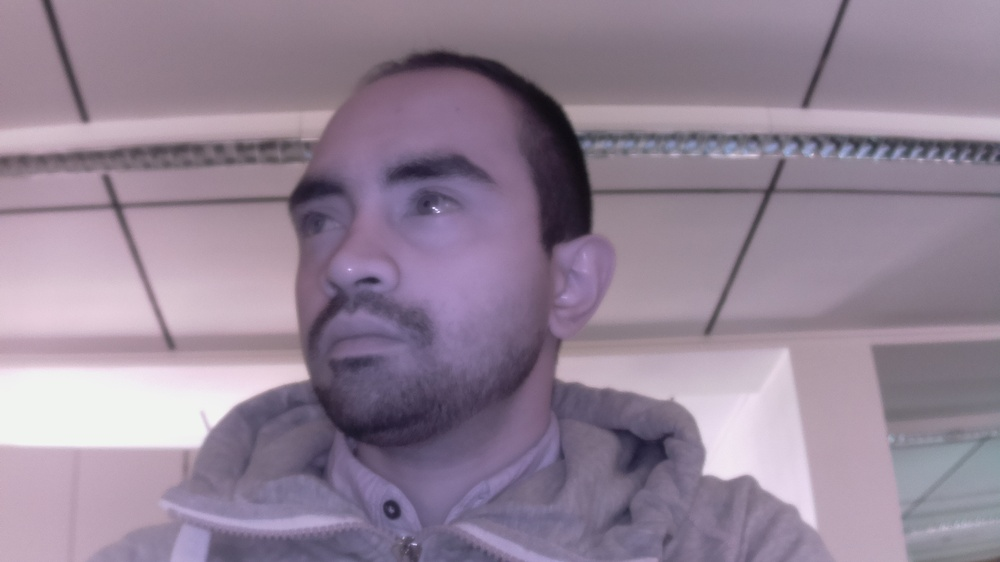
%> input picture eyeDetector/SampleImage3.jpeg, 1000 x 562 px, shrunk from 1920 x 1080 before the run
$ octave --eval "result = cannyEdgeDetector_forEye(imread('../eyeDetector/SampleImage3.jpeg'));"   (GNU Octave 9; MATLAB toolbox functions it lacks are replaced by stand-ins)
%> lines starting %> are read from the running program, lines starting %| are printed output that depends on the picture
function cannyImageOutput = cannyEdgeDetector_forEye(image)
%CANNYEDGEDETECTOR_FORPUPIL Summary of this function goes here
%   Detailed explanation goes here
gray = rgb2gray(image);
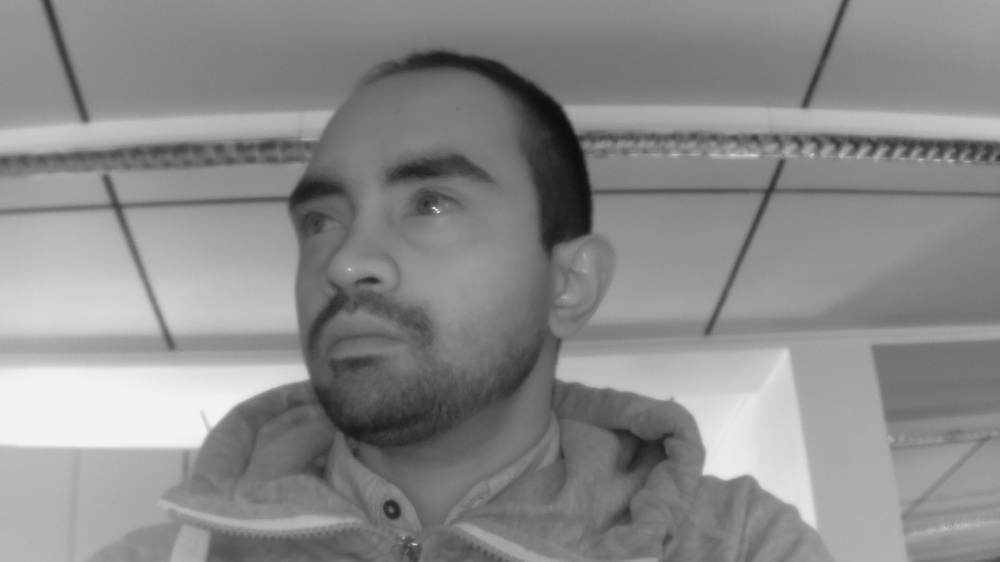
%> gray: size 562x1000 uint8; min 13, max 245, mean 138.6
cannyImageOutput = edge(gray,'Canny');
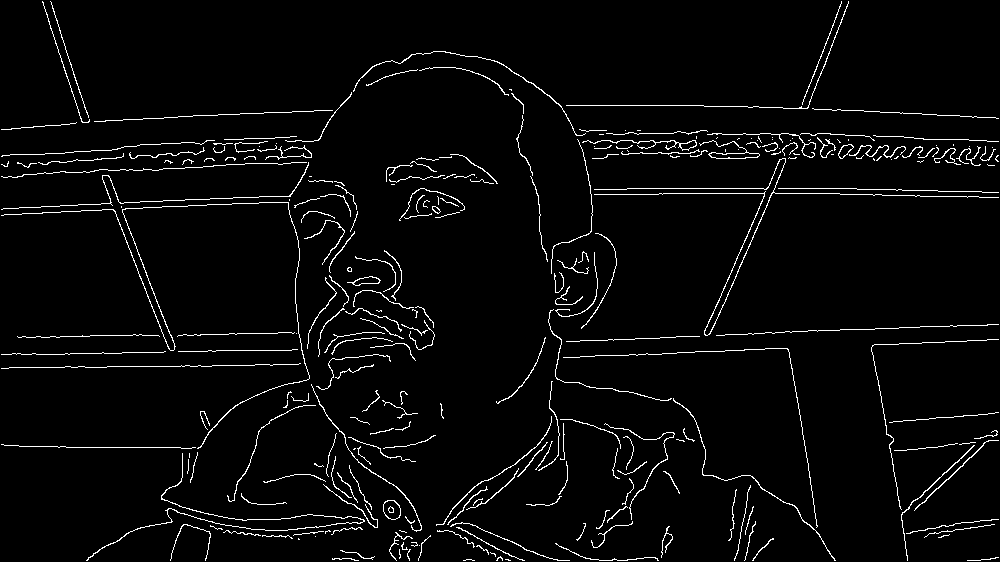
%> cannyImageOutput: size 562x1000 logical; 3.4% white in thin lines or dots

end

$ run again, on eyeDetector/SampleImage4.jpeg
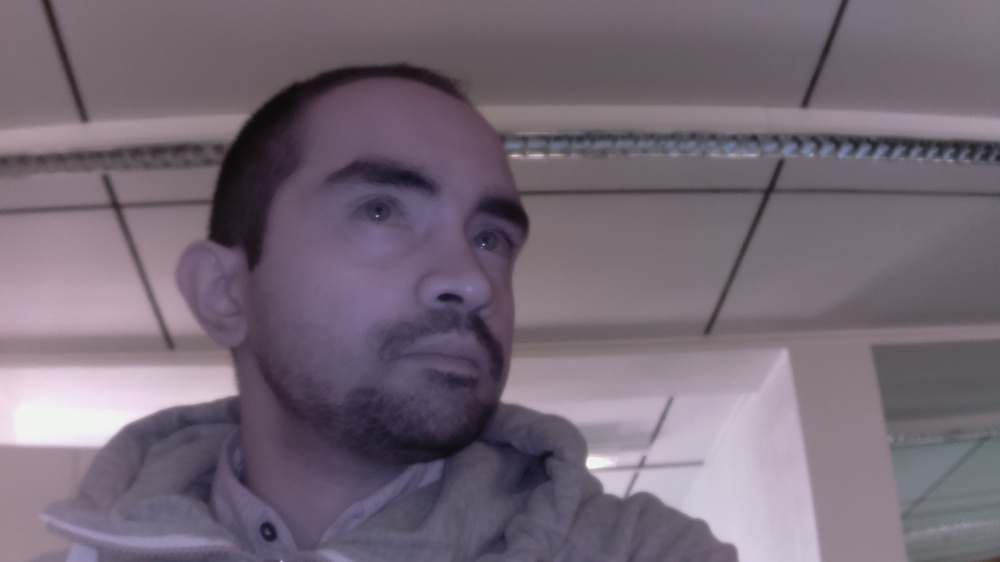
%> input picture eyeDetector/SampleImage4.jpeg, 1000 x 562 px, shrunk from 1920 x 1080 before the run
%> in cannyEdgeDetector_forEye, `gray = rgb2gray(image);`:
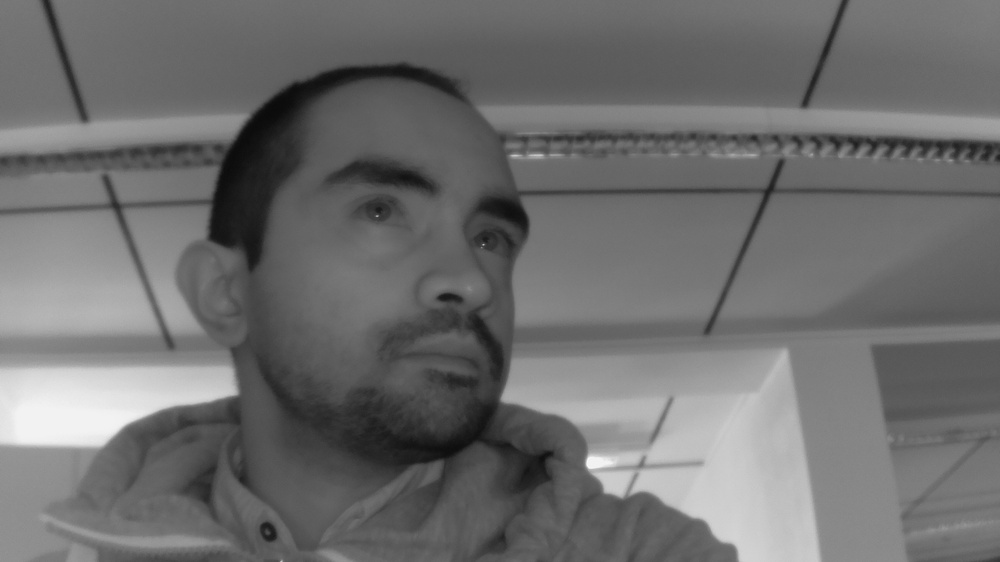
%> gray: size 562x1000 uint8; min 11, max 248, mean 110.2
%> in cannyEdgeDetector_forEye, `cannyImageOutput = edge(gray,'Canny');`:
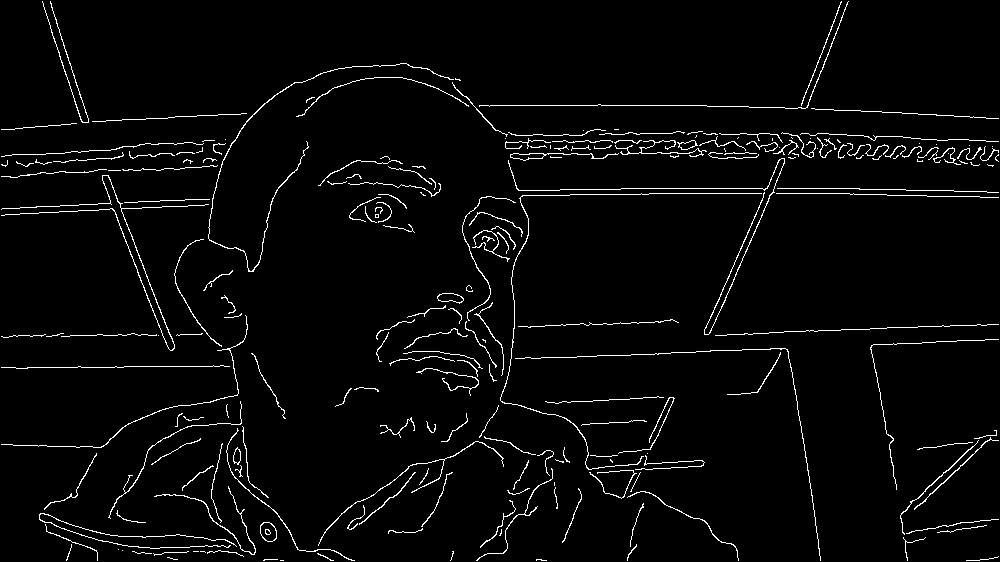
%> cannyImageOutput: size 562x1000 logical; 3.1% white in thin lines or dots

$ run again, on eyeDetector/sampleImage1.jpeg
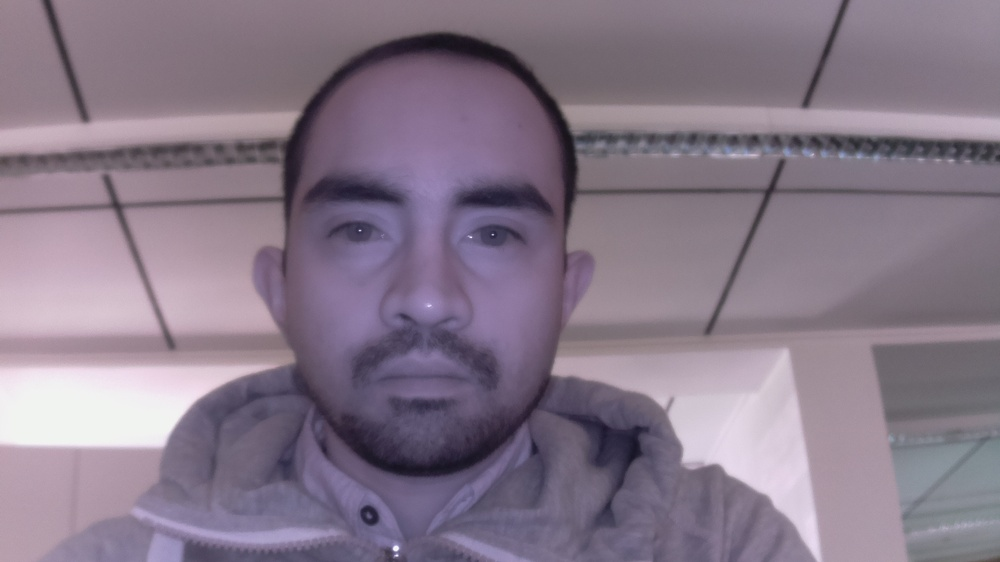
%> input picture eyeDetector/sampleImage1.jpeg, 1000 x 562 px, shrunk from 1920 x 1080 before the run
%> in cannyEdgeDetector_forEye, `gray = rgb2gray(image);`:
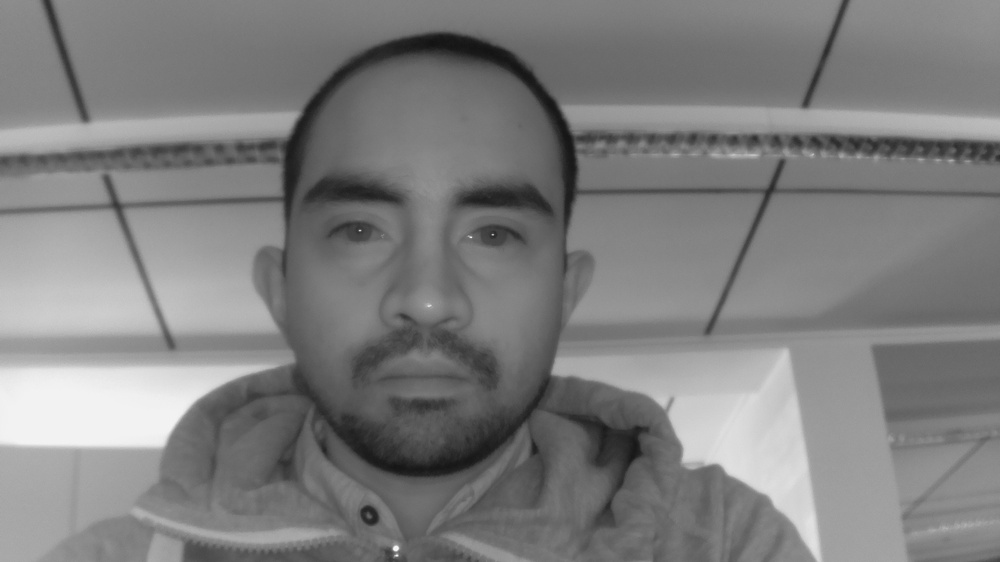
%> gray: size 562x1000 uint8; min 18, max 248, mean 126.6
%> in cannyEdgeDetector_forEye, `cannyImageOutput = edge(gray,'Canny');`:
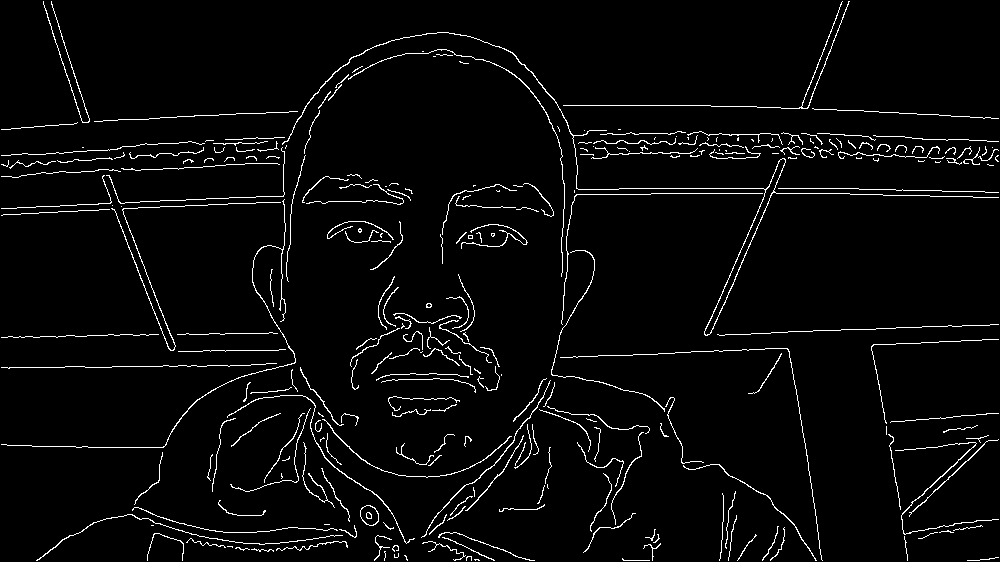
%> cannyImageOutput: size 562x1000 logical; 3.5% white in thin lines or dots
